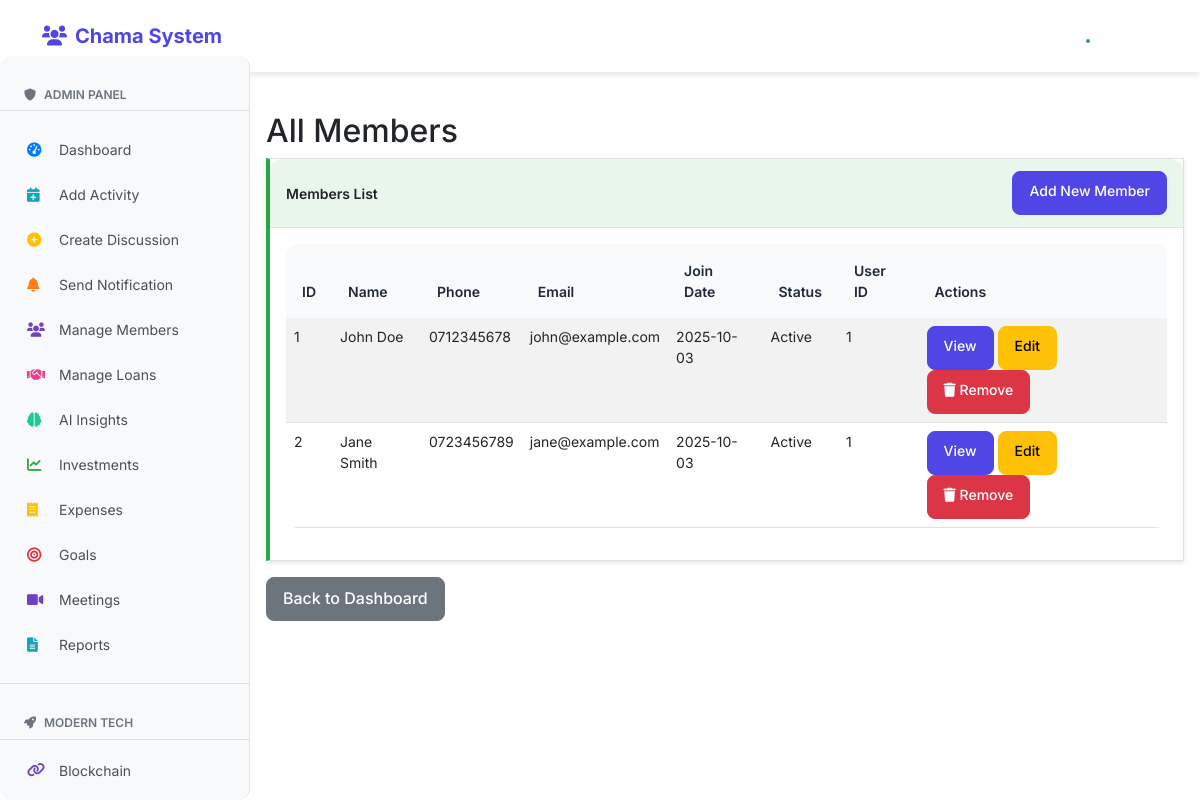
The app's page /admin/members (signed in), older data.
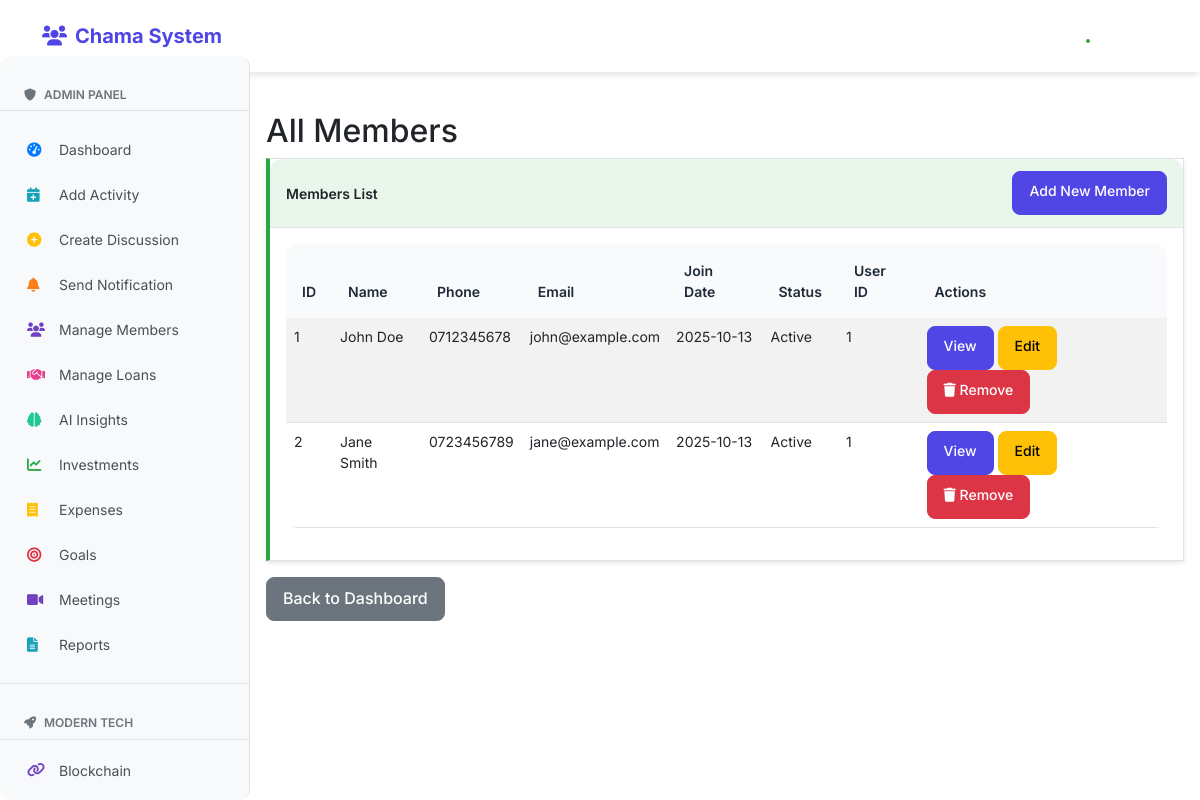
The same page, newer data.
### clean_app.py (models this page shows)
class Member(db.Model):
    id = db.Column(db.Integer, primary_key=True)
    name = db.Column(db.String(100), nullable=False)
    phone = db.Column(db.String(20), nullable=False, unique=True)
    email = db.Column(db.String(100))
    join_date = db.Column(db.DateTime, default=datetime.utcnow)
    status = db.Column(db.String(20), default='Active')
    user_id = db.Column(db.Integer, db.ForeignKey('user.id'))

### clean_app.py (the view)
@app.route('/admin/members')
@login_required
@admin_required
def admin_members():
    members = Member.query.all()
    return render_template('admin/members.html', members=members)

### clean_app.py (called while the page is built)
@login_manager.user_loader
def load_user(user_id):
    return User.query.get(int(user_id))

def admin_required(f):
    @wraps(f)
    def decorated_function(*args, **kwargs):
        if not current_user.is_admin:
            abort(403)
        return f(*args, **kwargs)
    return decorated_function

### templates/admin/members.html
{% extends "base.html" %}
{% block content %}
<h2>All Members</h2>
<div class="card">
    <div class="card-header d-flex justify-content-between align-items-center">
        <span>Members List</span>
        <a href="{{ url_for('add_member') }}" class="btn btn-primary btn-sm">Add New Member</a>
    </div>
    <div class="card-body">
        <table class="table table-striped">
            <thead>
                <tr>
                    <th>ID</th>
                    <th>Name</th>
                    <th>Phone</th>
                    <th>Email</th>
                    <th>Join Date</th>
                    <th>Status</th>
                    <th>User ID</th>
                    <th>Actions</th>
                </tr>
            </thead>
            <tbody>
                {% for member in members %}
                <tr>
                    <td>{{ member.id }}</td>
                    <td>{{ member.name }}</td>
                    <td>{{ member.phone }}</td>
                    <td>{{ member.email }}</td>
                    <td>{{ member.join_date.strftime('%Y-%m-%d') }}</td>
                    <td>{{ member.status }}</td>
                    <td>{{ member.user_id }}</td>
                    <td>
                        <a href="#" class="btn btn-sm btn-primary">View</a>
                        <a href="#" class="btn btn-sm btn-warning">Edit</a>
                        <a href="{{ url_for('remove_member', member_id=member.id) }}"
                           class="btn btn-sm btn-danger"
                           onclick="return confirm('Are you sure you want to remove {{ member.name }} from the chama? Their user account will be preserved.')">
                            <i class="fas fa-trash"></i> Remove
                        </a>
                    </td>
                </tr>
                {% else %}
                <tr>
                    <td colspan="8" class="text-center">No members found</td>
                </tr>
                {% endfor %}
            </tbody>
        </table>
    </div>
</div>
<div class="mt-3">
    <a href="{{ url_for('admin_dashboard') }}" class="btn btn-secondary">Back to Dashboard</a>
</div>
{% endblock %}

Row changes from the older to the newer data that the page shows:
changed Member "John Doe": join_date "2025-10-03" → "2025-10-13"
changed Member "Jane Smith": join_date "2025-10-03" → "2025-10-13"
